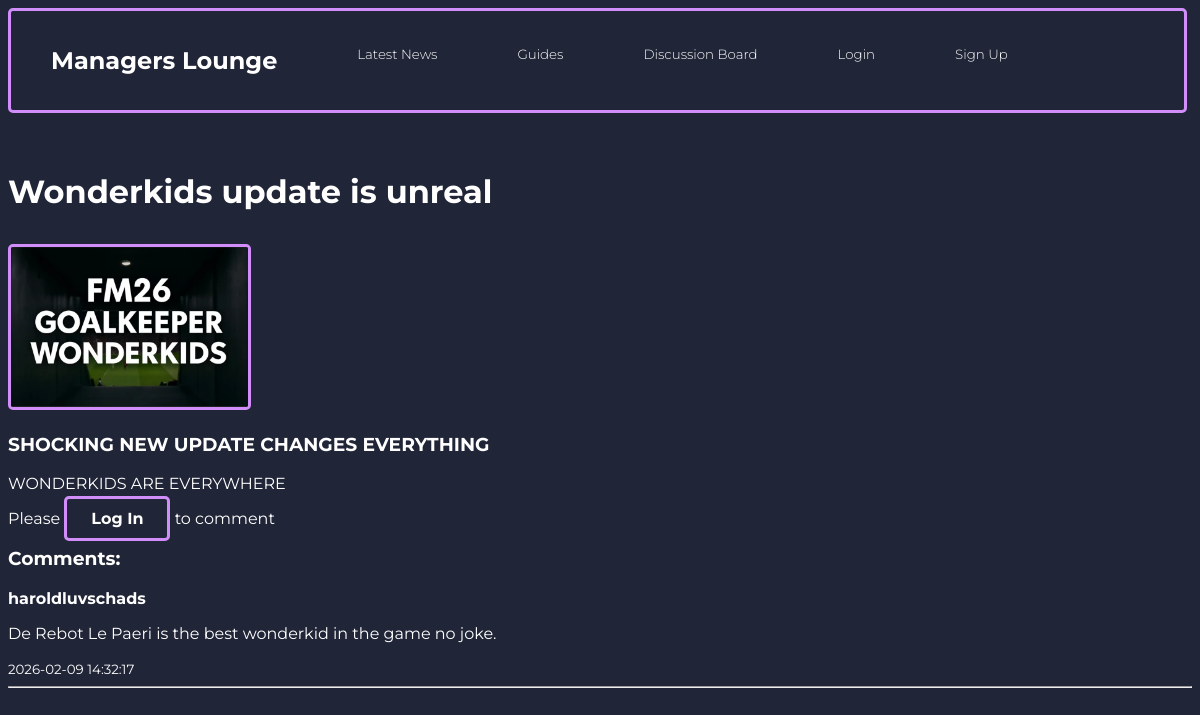
The page /retrieve_guides.php?id=2 on the database its author committed.
### tables this page shows
CREATE TABLE `guides` (
  `id` int(11) NOT NULL,
  `title` text NOT NULL,
  `description` text NOT NULL,
  `picture` blob NOT NULL,
  `content` text NOT NULL,
  `username` text NOT NULL,
  `time_created` timestamp NOT NULL DEFAULT current_timestamp() ON UPDATE current_timestamp(),
  `comments` text NOT NULL
);

CREATE TABLE `guides_comments` (
  `id` int(11) NOT NULL,
  `user_id` int(11) NOT NULL,
  `guides_id` int(11) NOT NULL,
  `text` text NOT NULL,
  `date_created` timestamp NOT NULL DEFAULT current_timestamp() ON UPDATE current_timestamp()
);

CREATE TABLE `users` (
  `id` int(11) NOT NULL,
  `username` text NOT NULL,
  `password` text NOT NULL,
  `firstname` text NOT NULL,
  `lastname` text NOT NULL,
  `email` text NOT NULL,
  `bio` text NOT NULL,
  `profile_pic` blob NOT NULL,
  `status` enum('active','inactive','','') NOT NULL,
  `birthdate` text NOT NULL,
  `role` enum('user','admin','','') NOT NULL
);

### retrieve_guides.php (the view, shortened to what this page needs)
<!DOCTYPE html>
<html lang="en">
<head>
    <link rel="stylesheet" href="main.css">
    <link rel="stylesheet" href="retrieve_news.css">
    <link rel="stylesheet" href="feedback.css">
</head>
<body>
<nav>
        <ul>
            <li>
                <h1><a href="index.html">Managers Lounge</a></h1>
            </li>
            <li>
                <h2><a href="listnews.php">Latest News</a></li></h2>
            <li>
                <h2><a href="listguides.php">Guides</a></li></h2>
            <li>
                <h2><a href="discussionboard.php">Discussion Board</a></li></h2>
            <li>
                <h2><a class="right-float" href="login.php">Login</a></li></h2>
            <li>
                <h2><a class="right-float" href="signup.php">Sign Up</a></li></h2>
        </ul>
    </nav>
<?php
include 'connectdb.php';
$guides_id = $_GET['id'];
$sql = "SELECT title, description, content, picture FROM guides WHERE id = ?";
$stmt = $conn->prepare($sql);
$stmt->bind_param("i", $guides_id);
$stmt->execute();
$result = $stmt->get_result();
if($result->num_rows > 0) {
    while ($row = $result->fetch_assoc()){
        if (!empty($row['picture'])) {
            echo "<h1>" . html_entity_decode($row['title']) . "</h1>";
            if (file_exists($row['picture'])) {
                echo "<img src='" . htmlspecialchars($row['picture']) . "' alt='Post Image'>";
            }
        }
        echo '<section class="postCard2">';
        echo "<h3>" . html_entity_decode($row['description']) . "</h3>";
        echo "<p>" . html_entity_decode($row['content']) . "</p>";
        echo '</section>';
    }
} else {
    echo "Sorry, 0 Results Returned";
}
?>
<?php
if (isset($_SESSION['user_id'])){
    echo '
    <section class="comment-form">
        <form method="POST" action="post_guides_comments.php">
            <textarea name="text" placeholder="What would you like to comment..." required></textarea><br>
            <input type="hidden" name="guides_id" value="'. htmlspecialchars($guides_id) . '">
            <button class=btn type="submit">Post Comment</button>
        </form>
    </section>';
} else{
    echo '<p>Please <a href="login.php" class="btn">Log In</a> to comment </p>';
}
$commentQuery = "SELECT g.text, g.date_created, u.username
                 FROM guides_comments g
                 JOIN users u ON g.user_id = u.id
                 WHERE g.guides_id = ?
                 ORDER BY g.date_created DESC";
$commentStmt = $conn->prepare($commentQuery);
$commentStmt->bind_param("i", $guides_id);
$commentStmt->execute();
$commentResult = $commentStmt->get_result();
echo '<section class="comments">';
echo '<h3>Comments:</h3>';
while ($comment = $commentResult->fetch_assoc()) {
    echo "<div class='comment-box'>";
    echo "<strong>" . htmlspecialchars($comment['username']) . "</strong><br>";
    echo "<p>" . nl2br(htmlspecialchars($comment['text'])) . "</p>";
    echo "<small>" . $comment['date_created'] . "</small>";
    echo "</div><hr>";
}
echo '</section>';
?>
</body>
</html>

### main.css (style rules this page uses)
body { font-family: "Montserrat", sans-serif; font-optical-sizing: auto; font-weight: weight; font-style: normal; background-color: #202537; color: #FFFFFF; }
@media screen and (max-width: 1285px) { h2 { font-size: smaller; } }
nav { text-decoration: none; border-radius: 5px; border: 3px solid #D18EFB; background: none; color: white; top: 0; width: 99.1%; height: fit-content; }
nav a { color: white; text-decoration: none; }
ul { list-style-type: none; margin: 0; padding: 0; display: flex; overflow: hidden; }
li a { display: block; text-align: center; padding: 15px 20px; margin: 20px; }
h2 { font-weight: 300; }
.btn { border: 3px solid #D18EFB; border-radius: 5px; cursor: pointer; text-decoration: none; padding: 10px 24px; color: #FFFFFF; transition-duration: 0.4s; font-weight: bold; }
a { color: white ; }

### retrieve_news.css (style rules this page uses)
section { text-align: left; }
img { margin-top: 1%; width: 20%; height: 20%; border: 3px solid #D18EFB; border-radius: 5px; margin-right: auto; margin-left: auto; }

### feedback.css (style rules this page uses)
h1 { margin-top: 5%; }

### rows shown on the page
guides: title "Wonderkids update is unreal", picture (picture), description "SHOCKING NEW UPDATE CHANGES EVERYTHING", content "WONDERKIDS ARE EVERYWHERE"
guides_comments: user.username "haroldluvschads", text "De Rebot Le Paeri is the best wonderkid in the game no joke.", date_created "2026-02-09 14:32:17"
